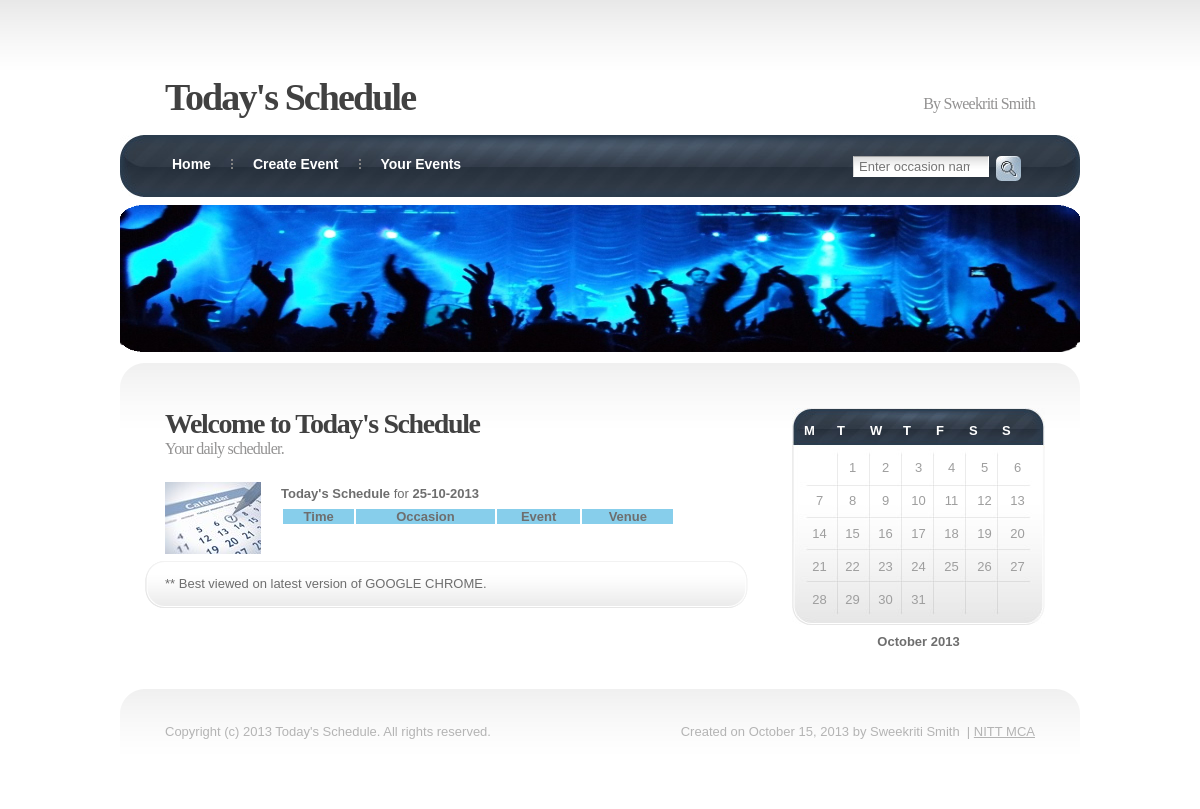
Before: / with the older database file.
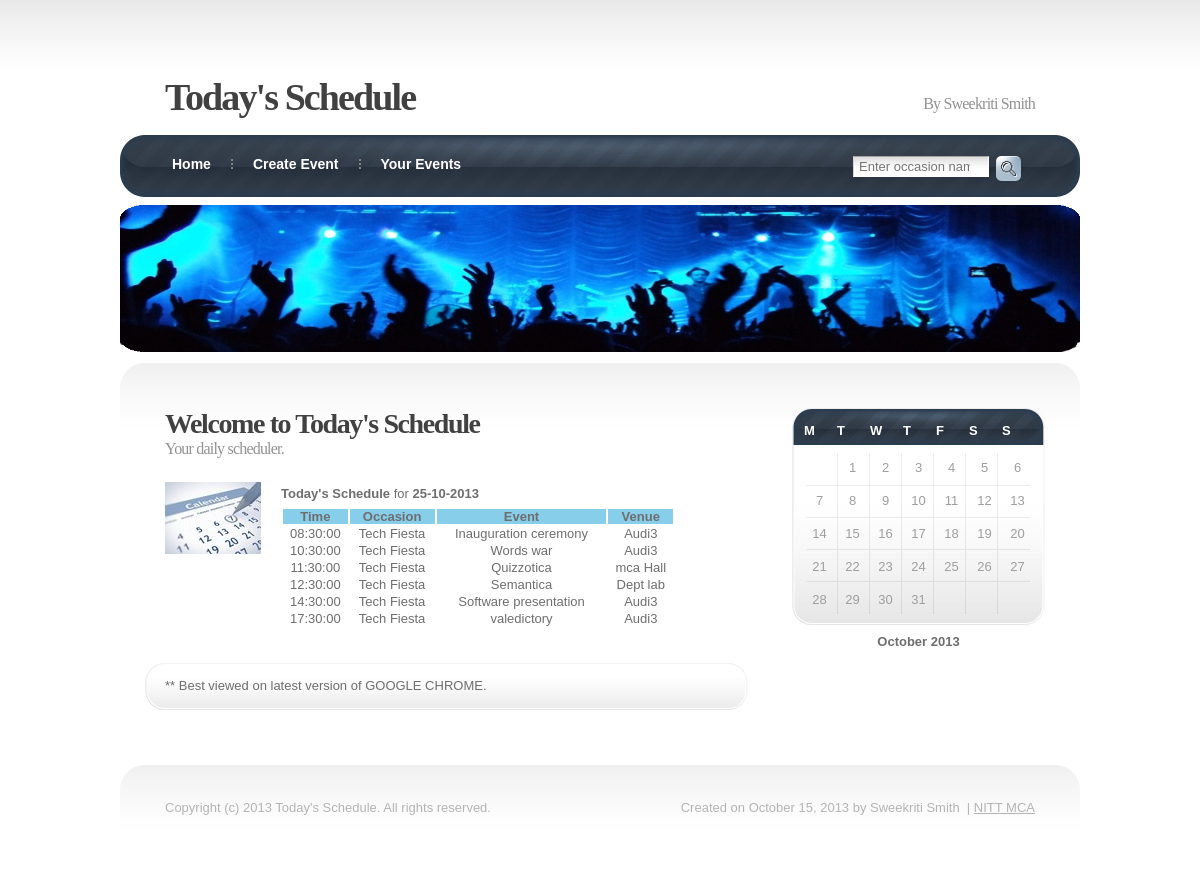
After: the same page with the newer database file.
### tables this page shows
CREATE TABLE IF NOT EXISTS `schedule` (
  `occasion` varchar(40) NOT NULL,
  `date` date NOT NULL,
  `sno` int(11) NOT NULL,
  `time` time NOT NULL,
  `venue` varchar(40) NOT NULL,
  `event` varchar(40) NOT NULL,
  PRIMARY KEY (`occasion`,`date`,`time`,`event`)
);

### index.php (the view, shortened to what this page needs)
<?php require_once('header.php') ?>
<strong>Today's Schedule</strong> for<strong>
<?php
echo date("d-m-Y");
$sql="SELECT * FROM schedule WHERE date= '$_SESSION[today]' order by time";
$result=mysql_query($sql);
if(!$result)
	echo 'Error occurred while fetching data. ';
	else
	{
?>
</strong>
<table align="center" width="70%" id="table1">
<tr style="background-color: skyblue;">
<th>Time</th>
<th>Occasion</th>
<th>Event</th>
<th>Venue</th>
</tr>
<?php
	while($row = mysql_fetch_assoc($result))
	{
?>
<tr >
	<td align="center"><?php echo $row['time'] ?></td>
	<td align="center"><?php echo $row['occasion'] ?></td>
	<td align="center"><?php echo $row['event'] ?></td>
	<td align="center"><?php echo $row['venue'] ?></td>
<?php
}
?>
</tr>
</table><br />
<?php }
require_once('footer.php') ?>

### header.php (shortened to what this page needs)
<!DOCTYPE html >
<html >
<head>
<link href="style.css" rel="stylesheet" type="text/css" media="screen" />
</head>
<body>
<div id="logo">
	<h1><a href="#">Today's Schedule</a></h1>
	<h2>By Sweekriti Smith</h2>
</div>
<div id="menu">
	<ul>
		<li class="first"><a href="index.php" accesskey="1" title="">Home</a></li>
		<li><a href="create.php" accesskey="2" title="">Create Event</a></li>
		<li><a href="your.php" accesskey="3" title="">Your Events</a></li>
	</ul>
	<div id="search">
		<form name="search" method="post" action="search.php">
			<fieldset>
			<input id="s" type="search" name="s" placeholder="Enter occasion name" />
			<input id="x" type="image" name="imageField" src="images/img10.jpg" />
			</fieldset>
		</form>
	</div>
</div>
<div id="banner"><img src="images/bg.png" alt="" width="960" height="147" /></div>
<div id="page">
	<div id="content">
		<div class="post">
			<h2 class="title"><a href="#">Welcome to Today's Schedule</a></h2>
			<div class="entry">
				<h3>Your daily scheduler.</h3>
				<img src="images/logo.jpg" alt=""  class="left" />
				<p>

### footer.php
</p>
</div>
		<p class="meta">** Best viewed on latest version of GOOGLE CHROME. </p>
		</div>
	</div>
	<div id="sidebar">
		<ul>
			<li id="calendar">
				<table summary="Calendar">
					<caption>
					October 2013
					</caption>
					<thead>
						<tr>
							<th abbr="Monday" scope="col" title="Monday">M</th>
							<th abbr="Tuesday" scope="col" title="Tuesday">T</th>
							<th abbr="Wednesday" scope="col" title="Wednesday">W</th>
							<th abbr="Thursday" scope="col" title="Thursday">T</th>
							<th abbr="Friday" scope="col" title="Friday">F</th>
							<th abbr="Saturday" scope="col" title="Saturday">S</th>
							<th abbr="Sunday" scope="col" title="Sunday">S</th>
						</tr>
					</thead>
					<tfoot>
						<tr>
							<td abbr="October" colspan="3" id="prev"></td>
							<td class="pad">&nbsp;</td>
							<td abbr="December" colspan="3" id="next"></td>
						</tr>
					</tfoot>
					<tbody>
						<tr>
							<td class="pad">&nbsp;</td>
							<td>1</td>
							<td>2</td>
							<td>3</td>
							<td>4</td>
							<td>5</td>
							<td>6</td>
						</tr>
						<tr>
							<td id="today">7</td>
							<td>8</td>
							<td>9</td>
							<td>10</td>
							<td>11</td>
							<td>12</td>
							<td>13</td>
						</tr>
						<tr>
							<td>14</td>
							<td>15</td>
							<td>16</td>
							<td>17</td>
							<td>18</td>
							<td>19</td>
							<td>20</td>
						</tr>
						<tr>
							<td>21</td>
							<td>22</td>
							<td>23</td>
							<td>24</td>
							<td>25</td>
							<td>26</td>
							<td>27</td>
						</tr>
						<tr>
							<td>28</td>
							<td>29</td>
							<td>30</td>
							<td>31</td>
							<td class="pad" colspan="3">&nbsp;</td>
						</tr>
					</tbody>
				</table>
			</li>
		</ul>
	</div>
</div>
<div id="footer">
	<p class="legal">Copyright (c) 2013 Today's Schedule. All rights reserved.</p>
	<p class="credit">Created on October 15, 2013 by Sweekriti Smith &nbsp;|&nbsp;<a href="www.nitt.edu">NITT MCA</a></p>
</div>
</body>
</html>

### style.css (style rules this page uses)
* { margin: 0; padding: 0; }
body { background: #FFFFFF url(images/img01.gif) repeat-x; font-family: "Trebuchet MS", Arial, Helvetica, sans-serif; font-size: 13px; color: #6E6E6E; }
input, textarea { background: #FFFFFF url(images/img09.gif) repeat-x; border: 1px solid #FFFFFF; border-top-color: #A3A3A3; border-left-color: #D6D6D6; font: normal 1em/normal "Trebuchet MS", Arial, Helvetica, sans-serif; color: #6E6E6E; }
h1, h2, h3 { margin-bottom: 1.5em; letter-spacing: -0.05em; font-family: Georgia, "Times New Roman", Times, serif; }
h1, h1 a, h2, h2 a { text-decoration: none; color: #414141; }
h1 { font-size: 38px; }
h2 { font-size: 28px; }
h3 { font-size: 16px; font-weight: normal; color: #939292; }
p, ul, ol { margin-top: 1.5em; line-height: 190%; }
ul, ol { margin-left: 3em; }
a { color: #346086; }
img.left { float: left; margin-right: 20px; }
#logo { width: 870px; height: 135px; margin: 0 auto; }
#logo h1, #logo h2 { margin: 0; }
#logo h1 { float: left; padding-top: 75px; }
#logo h2 { float: right; padding-top: 95px; font-size: 16px; font-weight: normal; }
#logo h2, #logo h2 a { color: #939292; }
#logo a { text-decoration: none; }
#menu { width: 960px; height: 62px; margin: 0 auto; background: #252E3A url(images/img02.jpg) no-repeat; }
#menu ul { margin: 0; padding: 21px 0 0 30px; list-style: none; line-height: normal; }
#menu li { float: left; padding: 0 20px 0 22px; background: url(images/img03.gif) no-repeat left center; }
#menu li.first { background: none; }
#menu a { text-decoration: none; font-size: 14px; font-weight: bold; color: #FFFFFF; }
#search { float: right; width: 227px; }
#search fieldset { border: none; }
#search input { float: left; }
#search #s { width: 136px; margin-right: 7px; padding: 2px 5px; }
#search #x { background: none; border: none; }
#banner { width: 960px; margin: 0 auto; padding: 8px 0; }
#page { width: 900px; margin: 0 auto; padding: 45px 35px 45px 25px; background: url(images/img05.gif) no-repeat; }
#content { float: left; width: 603px; }
.post .title { margin: 0; padding: 0 20px; }
.post .entry { padding: 0 20px; }
.post .meta { height: 47px; margin: 20px 0 40px 0; padding: 15px 0 0 20px; background: url(images/img07.gif) no-repeat; line-height: normal; }
#sidebar { float: right; width: 253px; }
#sidebar ul { margin: 0; padding: 0; list-style: none; line-height: normal; }
#sidebar li { margin-bottom: 40px; padding: 0 15px 0 20px; }
#sidebar #calendar { padding: 0; background: url(images/img08.jpg) no-repeat; }
#calendar caption { margin: -20px auto 0 auto; text-align: center; font-weight: bold; }
#calendar table { margin: 0 auto; caption-side: bottom; }
#calendar thead th { width: 31px; height: 40px; font-weight: bold; color: #FFFFFF; }
#calendar tbody td { width: 31px; height: 31px; text-align: center; color: #9E9E9E; }
#calendar tfoot td { padding-top: 20px; font-weight: bold; }
#calendar #next { text-align: right; }
#footer { clear: both; width: 870px; height: 50px; margin: 0 auto; padding: 35px 45px; background: url(images/img05.gif) no-repeat; }
#footer p { margin: 0; line-height: normal; color: #B4B4B4; }
#footer a { color: #B4B4B4; }
#footer .legal { float: left; }
#footer .credit { float: right; }

Changed rows visible on the page:
added schedule: time "08:30:00", occasion "Tech Fiesta", event "Inauguration ceremony", venue "Audi3"
added schedule: time "10:30:00", occasion "Tech Fiesta", event "Words war", venue "Audi3"
added schedule: time "11:30:00", occasion "Tech Fiesta", event "Quizzotica", venue "mca Hall"
added schedule: time "12:30:00", occasion "Tech Fiesta", event "Semantica", venue "Dept lab"
added schedule: time "14:30:00", occasion "Tech Fiesta", event "Software presentation", venue "Audi3"
added schedule: time "17:30:00", occasion "Tech Fiesta", event "valedictory", venue "Audi3"
